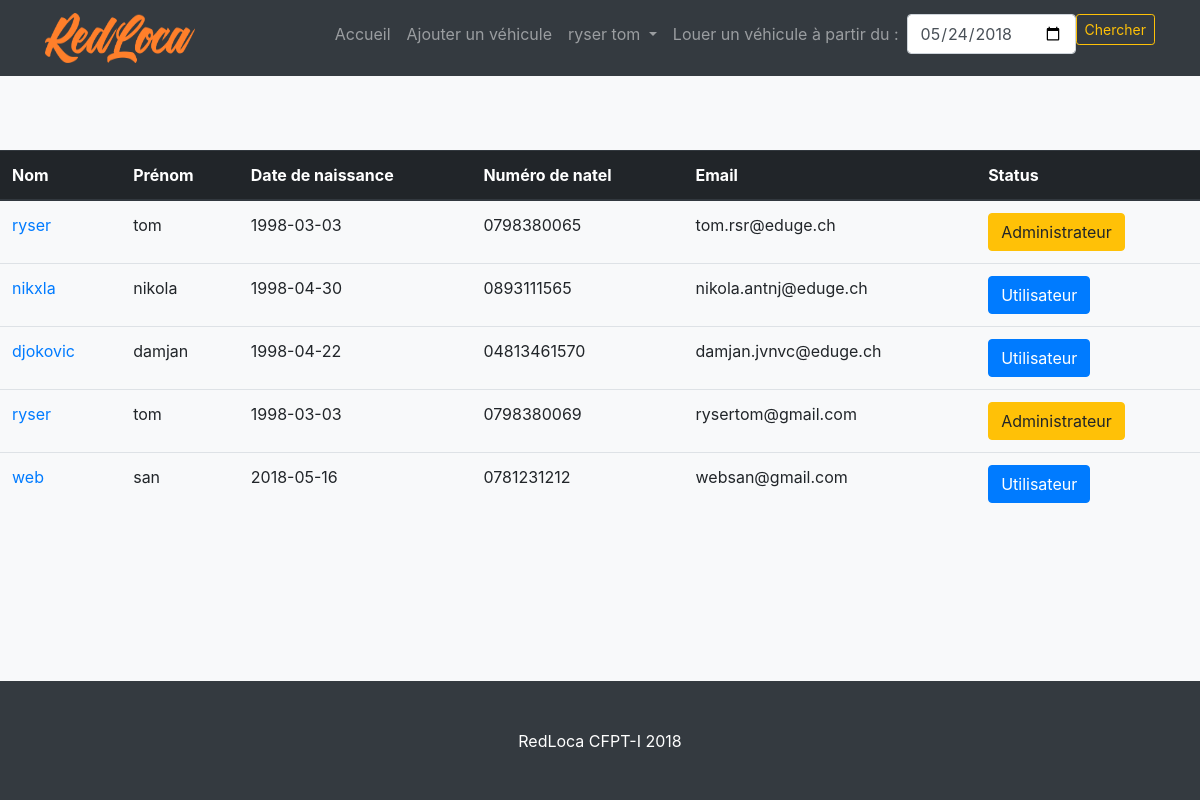
Screenshot of /web/view/adminUsers.php (signed in) with the database file from the repository.
### tables this page shows
CREATE TABLE IF NOT EXISTS `utilisateurs` (
  `idUtilisateur` int(11) NOT NULL AUTO_INCREMENT,
  `nom` varchar(45) NOT NULL,
  `prenom` varchar(45) NOT NULL,
  `dateNaissance` varchar(20) NOT NULL,
  `natel` varchar(12) NOT NULL,
  `email` varchar(45) NOT NULL,
  `mdp` varchar(100) NOT NULL,
  `type` tinyint(4) NOT NULL DEFAULT '0',
  PRIMARY KEY (`idUtilisateur`)
);

### web/php/fonctionsBD_select.php (called while the page is built, shortened)
<?php
function getAllUsers()
{
    $connexion = getConnexion();
    $request = $connexion->prepare("SELECT * FROM `utilisateurs`");
    $request->execute();
    return $request->fetchAll(PDO::FETCH_ASSOC);
}
?>

### web/view/adminUsers.php (the view, shortened to what this page needs)
<?php
require_once('..\php\fonctionsBD_select.php');
$users = getAllUsers();
?>
<!DOCTYPE html>
<html lang="fr">
<head>
  <link href="../bootstrap/css/bootstrap.css" rel="stylesheet">
  <link href="../css/style.css" rel="stylesheet">
</head>
<body id="page-top">
<?php
  require_once('nav.php');
?>
    <section id="services" class="bg-light">
        <?php
            echo"
            <table class=\"table\">
            <thead class=\"thead-dark\">
              <tr>
                <th scope=\"col\">Nom</th>
                <th scope=\"col\">Prénom</th>
                <th scope=\"col\">Date de naissance</th>
                <th scope=\"col\">Numéro de natel</th>
                <th scope=\"col\">Email</th>
                <th scope=\"col\">Status</th>
              </tr>
            </thead>
            <tbody>
              ";
                foreach ($users as &$value) {
                    echo"
                        <tr>
                            <td><a href=\"adminUpdateUser?userId=".$value['idUtilisateur']."\">".$value['nom']."<a></td>
                            <td>".$value['prenom']."</td>
                            <td>".$value['dateNaissance']."</td>
                            <td>".$value['natel']."</td>
                            <td>".$value['email']."</td>
                    ";
                    if ($value['type'] == 1) {
                        echo"<td><button type=\"button\" class=\"btn btn-warning\" onclick=\"window.location.href='adminUsers.php?idUser=".$value['idUtilisateur']."&actualType=".$value['type']."'\">Administrateur</button></td>";
                    }else{
                        echo"<td><button type=\"button\" class=\"btn btn-primary\" onclick=\"window.location.href='adminUsers.php?idUser=".$value['idUtilisateur']."&actualType=".$value['type']."'\">Utilisateur</button></td>";
                    }
                    echo"</tr>";
                }
              echo"
            </tbody>
          </table>
            ";
        ?>
    </section>
  <footer class="py-5 bg-dark">
    <div class="container">
    <p class="m-0 text-center text-white">RedLoca CFPT-I 2018</p>
    </div>
  </footer>
</body>
</html>

### web/css/style.css (style rules this page uses)
section { padding: 150px 0; }

### rows the page displays
utilisateurs: nom "ryser", prenom "tom", dateNaissance "1998-03-03", natel "0798380065", email "tom.rsr@eduge.ch"
utilisateurs: nom "nikxla", prenom "nikola", dateNaissance "1998-04-30", natel "0893111565", email "nikola.antnj@eduge.ch"
utilisateurs: nom "djokovic", prenom "damjan", dateNaissance "1998-04-22", natel "04813461570", email "damjan.jvnvc@eduge.ch"
utilisateurs: nom "ryser", prenom "tom", dateNaissance "1998-03-03", natel "0798380069", email "rysertom@gmail.com"
utilisateurs: nom "web", prenom "san", dateNaissance "2018-05-16", natel "0781231212", email "websan@gmail.com"

### other values shown
$_SESSION['lastName'] "ryser"
$_SESSION['firstName'] "tom"
